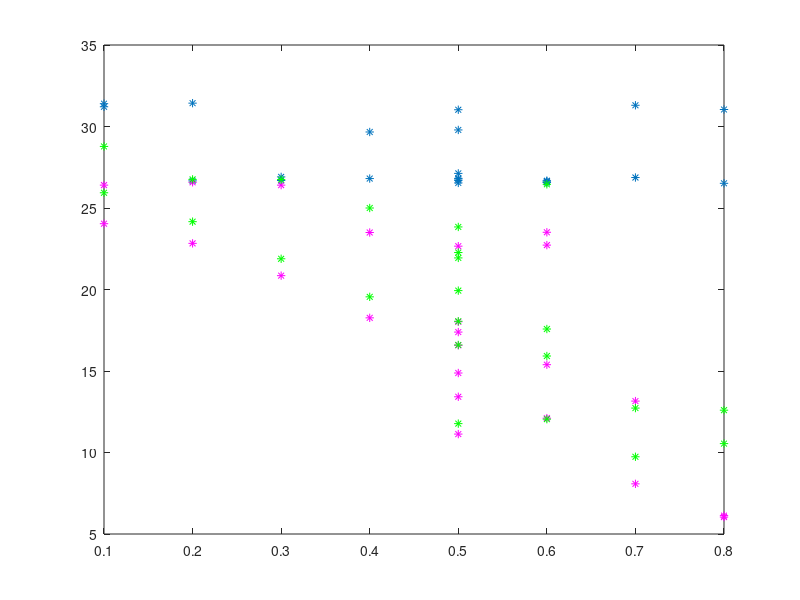

Recreate this plot in MATLAB. (Note: this script raises an error after producing the figure.)
% COPYRIGHT © 2025 FAU
% 
% This MATLAB script is the intellectual property of FAU.
% All rights reserved.
% 
% Redistribution and use in source and binary forms, with or without 
% modification, are permitted provided that the following conditions are met:
% 
% 1. Redistributions of source code must retain the above copyright notice, 
%    this list of conditions, and the following disclaimer.
% 2. Redistributions in binary form must reproduce the above copyright notice, 
%    this list of conditions, and the following disclaimer in the documentation 
%    and/or other materials provided with the distribution.
% 3. Neither the name of FAU nor the names of its 
%    contributors may be used to endorse or promote products derived from 
%    this software without specific prior written permission.
% 
% THIS SOFTWARE IS PROVIDED "AS IS" AND ANY EXPRESS OR IMPLIED WARRANTIES, 
% INCLUDING, BUT NOT LIMITED TO, THE IMPLIED WARRANTIES OF MERCHANTABILITY AND 
% FITNESS FOR A PARTICULAR PURPOSE ARE DISCLAIMED. IN NO EVENT SHALL THE 
% COPYRIGHT HOLDER OR CONTRIBUTORS BE LIABLE FOR ANY DIRECT, INDIRECT, INCIDENTAL, 
% SPECIAL, EXEMPLARY, OR CONSEQUENTIAL DAMAGES (INCLUDING, BUT NOT LIMITED TO, 
% PROCUREMENT OF SUBSTITUTE GOODS OR SERVICES; LOSS OF USE, DATA, OR PROFITS; 
% OR BUSINESS INTERRUPTION) HOWEVER CAUSED AND ON ANY THEORY OF LIABILITY, 
% WHETHER IN CONTRACT, STRICT LIABILITY, OR TORT (INCLUDING NEGLIGENCE OR OTHERWISE) 
% ARISING IN ANY WAY OUT OF THE USE OF THIS SOFTWARE, EVEN IF ADVISED OF THE 
% POSSIBILITY OF SUCH DAMAGE.
%
% Authour: Kaarmukilan

%%
clc;
clear;
close all;

% Parameters
jamIndex1 = 1:23;  % Constant Jamming Distance
jamIndex2 = 24:31; % Constant Jamming Power

% Jamming Power (W)
jamPower = [0.1 0.3 0.6 0.1 0.3 0.6 0.2 0.2 0.4 0.4 0.5 0.5 0.7 0.7 0.8 0.8 0.6 0.6 repmat(0.5,1,13)];

% Jammind Distance (m)
jamDistance = [repmat(10,1,23) 3 5 7 10 13 16 19 21];

load SNR_values.mat

noJam_SNR = SNR_matrix(:,2);
gauss_SNR = SNR_matrix(:,3);
sine_SNR  = SNR_matrix(:,4);

% Plot 
y_value = 26.4;  % EVM threshold for -14.68dB

figure;
plot(jamPower(jamIndex1),noJam_SNR(jamIndex1),'*');
hold on;
plot(jamPower(jamIndex1),gauss_SNR(jamIndex1),'m*');
hold on;
plot(jamPower(jamIndex1),sine_SNR(jamIndex1),'g*');
yline(y_value, '--r', 'LineWidth', 1.5);  
text(max(jamPower)-0.125, y_value, [num2str(y_value),'dB'], 'VerticalAlignment', 'bottom', 'HorizontalAlignment', 'left', 'FontSize', 11, 'Color','r');
figName = sprintf('Jamming Power vs SNR (Constant Jamming Distance: 10m)');
title(figName)
xlabel('Jamming Power (W)')
ylabel('SNR (dB)')
legend({'No Jam','Gauss','Sine'},'Location','southwest');

figure;
plot(jamDistance(jamIndex2),noJam_SNR(jamIndex2),'*');
hold on;
plot(jamDistance(jamIndex2),gauss_SNR(jamIndex2),'m*');
hold on;
plot(jamDistance(jamIndex2),sine_SNR(jamIndex2),'g*');
yline(y_value, '--r', 'LineWidth', 1.5);  
text(max(jamDistance)-2, y_value, [num2str(y_value),'dB'], 'VerticalAlignment', 'bottom', 'HorizontalAlignment', 'left', 'FontSize', 11, 'Color','r');
figName = sprintf('Jamming Distance vs SNR (Constant Jamming Power: 0.5W)');
title(figName)
xlabel('Jamming Distance (m)')
ylabel('SNR (dB)')
legend({'No Jam','Gauss','Sine'},'Location','northeast');	
	
	
	
	
	
	
	
	
	
	
	
	
	
	
	
	
	

    